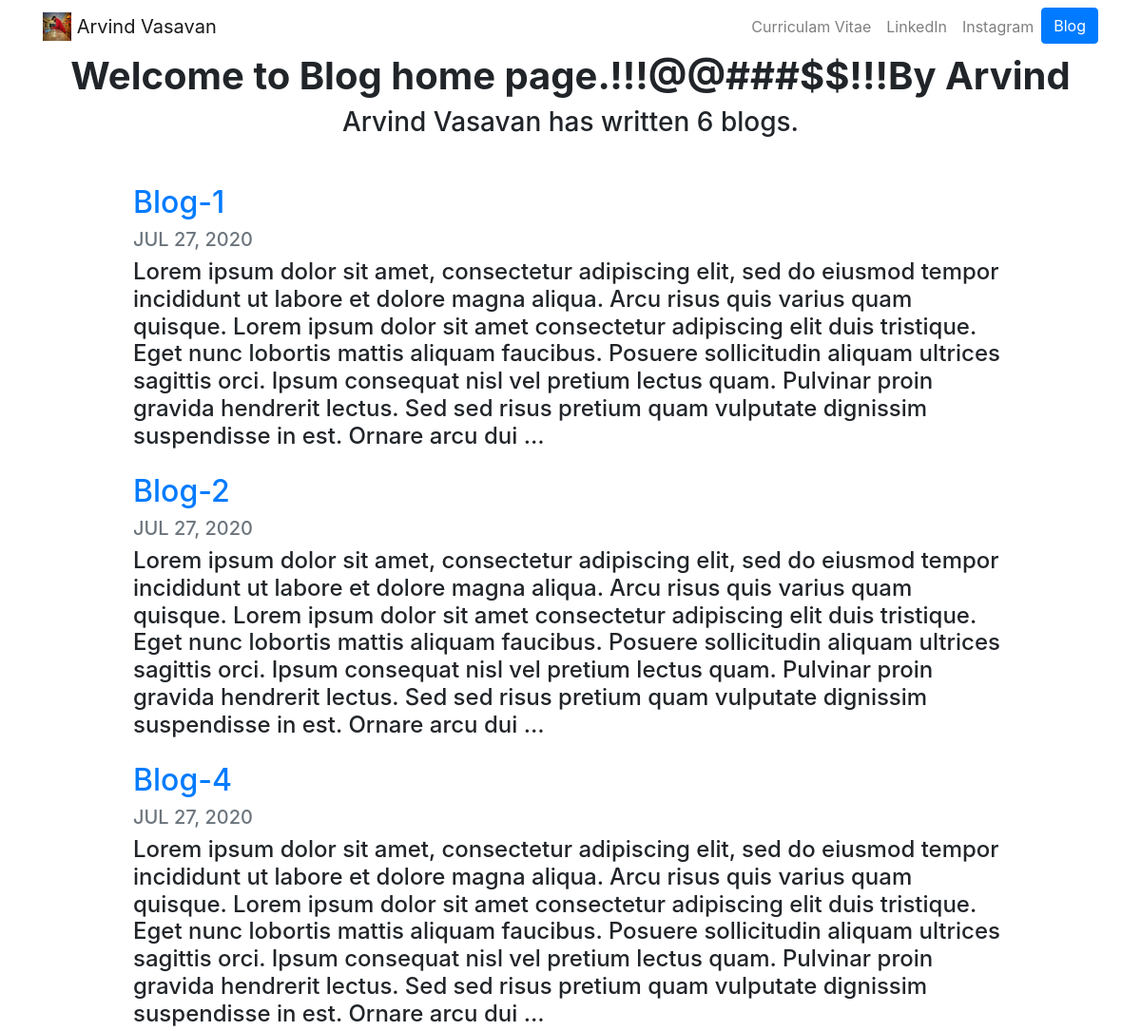
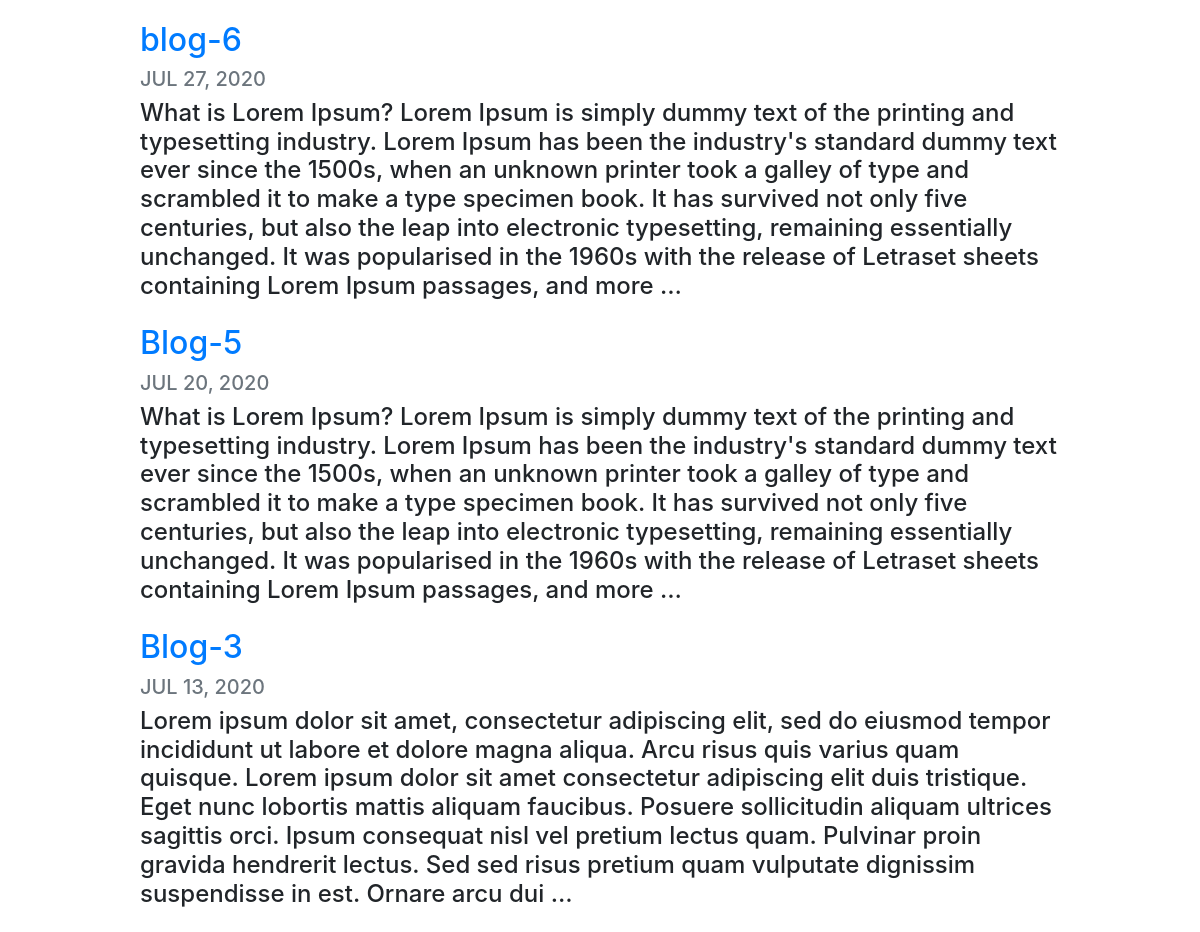
Screenshot of /blog/ with the database file from the repository (2 pictures, top to bottom).
### blog/models.py (models this page shows, shortened)
class Blog(models.Model):
    title = models.CharField(max_length=150)
    description = models.TextField()
    date = models.DateField()

### blog/views.py (the view)
# urls.py: path('', views.home_blog, name="home_blog"),
def home_blog(request):
    blogs = Blog.objects.order_by('-date') #[:4]
    return render(request, 'blog_html/home_blog.html', {'blogs':blogs})

### blog/templates/blog_html/home_blog.html
{% extends 'html_files/base.html' %}
{% block content %}
<h1 id="blogtitle" class="font-weight-bold text-center">Welcome to Blog home page.!!!@@###$$!!!By Arvind</h1>
<h3 class="text-center mb-5">Arvind Vasavan has written {{blogs.count}} blog{{blogs.count|pluralize}}.</h3>
    {% for b in blogs %}
<div class="row justify-content-center my-3">
  <div class="col-md-10">
    <a href="{% url 'blog_app:detail' b.id %}">
      <h2>{{ b.title }}</h2>   </a>
    <h5 class="text-muted">{{ b.date|date:'M d, Y'|upper }}</h5>
    <h4>{{ b.description|striptags|truncatechars:500 }}</h4>
  </div>
</div>
{% endfor %}
{% endblock %}

### rows the page displays
Blog: title "Blog-1", date "JUL 27, 2020", description "Lorem ipsum dolor sit amet, consectetur adipiscing elit, sed do eiusmod tempor incididunt ut labore et dolore magna aliqua. Arcu risus quis varius quam quisque. Lorem ipsum dolor sit amet consectetur adipiscing elit duis tristique. Eget nunc lobortis mattis aliquam faucibus. Posuere sollicitudin aliquam ultrices sagittis orci. Ipsum consequat nisl vel pretium lectus quam. Pulvinar proin gravida hendrerit lectus. Sed sed risus pretium quam vulputate dignissim suspendisse in est. Ornare arcu dui …"
Blog: title "Blog-2", date "JUL 27, 2020", description "Lorem ipsum dolor sit amet, consectetur adipiscing elit, sed do eiusmod tempor incididunt ut labore et dolore magna aliqua. Arcu risus quis varius quam quisque. Lorem ipsum dolor sit amet consectetur adipiscing elit duis tristique. Eget nunc lobortis mattis aliquam faucibus. Posuere sollicitudin aliquam ultrices sagittis orci. Ipsum consequat nisl vel pretium lectus quam. Pulvinar proin gravida hendrerit lectus. Sed sed risus pretium quam vulputate dignissim suspendisse in est. Ornare arcu dui …"
Blog: title "Blog-4", date "JUL 27, 2020", description "Lorem ipsum dolor sit amet, consectetur adipiscing elit, sed do eiusmod tempor incididunt ut labore et dolore magna aliqua. Arcu risus quis varius quam quisque. Lorem ipsum dolor sit amet consectetur adipiscing elit duis tristique. Eget nunc lobortis mattis aliquam faucibus. Posuere sollicitudin aliquam ultrices sagittis orci. Ipsum consequat nisl vel pretium lectus quam. Pulvinar proin gravida hendrerit lectus. Sed sed risus pretium quam vulputate dignissim suspendisse in est. Ornare arcu dui …"
Blog: title "blog-6", date "JUL 27, 2020", description "What is Lorem Ipsum? Lorem Ipsum is simply dummy text of the printing and typesetting industry. Lorem Ipsum has been the industry's standard dummy text ever since the 1500s, when an unknown printer took a galley of type and scrambled it to make a type specimen book. It has survived not only five centuries, but also the leap into electronic typesetting, remaining essentially unchanged. It was popularised in the 1960s with the release of Letraset sheets containing Lorem Ipsum passages, and more …"
Blog: title "Blog-5", date "JUL 20, 2020", description "What is Lorem Ipsum? Lorem Ipsum is simply dummy text of the printing and typesetting industry. Lorem Ipsum has been the industry's standard dummy text ever since the 1500s, when an unknown printer took a galley of type and scrambled it to make a type specimen book. It has survived not only five centuries, but also the leap into electronic typesetting, remaining essentially unchanged. It was popularised in the 1960s with the release of Letraset sheets containing Lorem Ipsum passages, and more …"
Blog: title "Blog-3", date "JUL 13, 2020", description "Lorem ipsum dolor sit amet, consectetur adipiscing elit, sed do eiusmod tempor incididunt ut labore et dolore magna aliqua. Arcu risus quis varius quam quisque. Lorem ipsum dolor sit amet consectetur adipiscing elit duis tristique. Eget nunc lobortis mattis aliquam faucibus. Posuere sollicitudin aliquam ultrices sagittis orci. Ipsum consequat nisl vel pretium lectus quam. Pulvinar proin gravida hendrerit lectus. Sed sed risus pretium quam vulputate dignissim suspendisse in est. Ornare arcu dui …"

### other values shown
{{ blogs.count }} "6"
